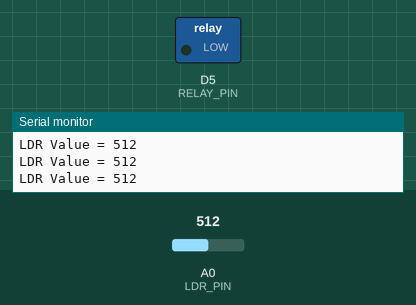
Simulated run of this sketch. Board: ESP8266 (NodeMCU). On the bench: switched loads named in the sketch (green lamp = pin HIGH), the last lines printed to the serial monitor. The test bench sets the inputs (shaded band); at power-on: A0 (LDR_PIN) = 512. WiFi joins after 1.5 s; servers stay silent unless stated.

Above: at 3.0 s.
3.1 s: A0 (LDR_PIN) set to 415
6.1 s: A0 (LDR_PIN) set to 387
At 6.7 s:
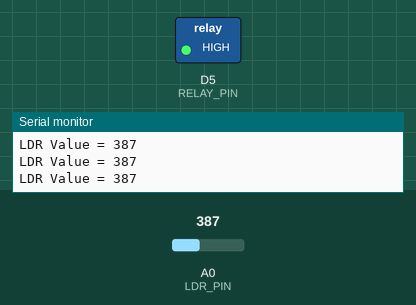
13.6 s: A0 (LDR_PIN) set to 410
At 15.0 s:
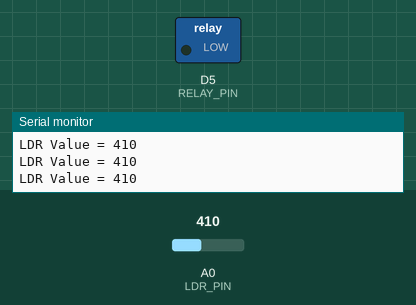
16.6 s: A0 (LDR_PIN) set to 390
At 16.9 s:
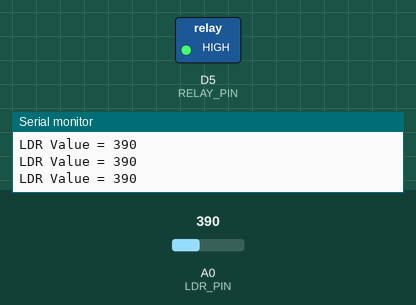
Timing chart, 0 to 19.6 s (numbered marks = the images above; inputs shaded):
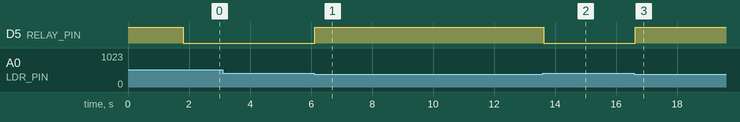

The sketch:

IoT_Street_Light.ino
```cpp
// (licence header left out)
// -------- Blynk Configuration (Keep Credentials Private) --------
#define BLYNK_TEMPLATE_ID   "YOUR_TEMPLATE_ID"
#define BLYNK_TEMPLATE_NAME "YOUR_TEMPLATE_NAME"
#define BLYNK_AUTH_TOKEN    "YOUR_AUTH_TOKEN"

#define BLYNK_PRINT Serial

// -------- Libraries --------
#include <ESP8266WiFi.h>
#include <BlynkSimpleEsp8266.h>

// -------- WiFi Credentials (Replace Before Upload) --------
char ssid[] = "YOUR_WIFI_NAME";
char pass[] = "YOUR_WIFI_PASSWORD";

// -------- Pin Definitions --------
const int LDR_PIN   = A0;   // LDR connected to analog pin
const int RELAY_PIN = D5;   // Relay controlling street light

// -------- Relay Logic (Active LOW) --------
const int RELAY_ON  = LOW;
const int RELAY_OFF = HIGH;

// -------- Control Variables --------
bool manualMode = false;     // false = AUTO (LDR), true = MANUAL (Blynk)
int ldrThreshold = 400;      // Adjust based on light conditions

// Setup Function
void setup() {

  Serial.begin(9600);

  pinMode(RELAY_PIN, OUTPUT);
  digitalWrite(RELAY_PIN, RELAY_OFF);  // Ensure light OFF initially

  Blynk.begin(BLYNK_AUTH_TOKEN, ssid, pass);
}

// Main Loop
void loop() {

  Blynk.run();

  // -------- AUTO MODE (LDR Based Control) --------
  if (!manualMode) {

    int ldrValue = analogRead(LDR_PIN);

    Serial.print("LDR Value = ");
    Serial.println(ldrValue);

    if (ldrValue > ldrThreshold) {
      digitalWrite(RELAY_PIN, RELAY_ON);     // Dark → Light ON
      Blynk.virtualWrite(V1, 1);             // Sync app
    } else {
      digitalWrite(RELAY_PIN, RELAY_OFF);    // Bright → Light OFF
      Blynk.virtualWrite(V1, 0);             // Sync app
    }
  }
}


// Mode Control (Virtual Pin V0)
// 0 = AUTO MODE
// 1 = MANUAL MODE
BLYNK_WRITE(V0) {

  int mode = param.asInt();

  if (mode == 1) {
    manualMode = true;
    Serial.println("MODE: MANUAL");
  } else {
    manualMode = false;
    Serial.println("MODE: AUTO");
  }
}

// Relay Control (Virtual Pin V1)
// Works only in MANUAL MODE
BLYNK_WRITE(V1) {

  int relayState = param.asInt();

  if (manualMode) {

    if (relayState == 1) {
      digitalWrite(RELAY_PIN, RELAY_ON);
      Serial.println("Relay ON (Manual)");
    } else {
      digitalWrite(RELAY_PIN, RELAY_OFF);
      Serial.println("Relay OFF (Manual)");
    }

  } else {
    // Prevent manual override in AUTO mode
    Blynk.virtualWrite(V1, digitalRead(RELAY_PIN) == RELAY_ON ? 1 : 0);
  }
}
```

Measured:
- the behaviour switches between 401 and 400 on A0 (LDR_PIN) (found by bisection; images 0 and 1)
- after the input at 6.1 s, D5 (RELAY_PIN): LOW → HIGH at once
- after the input at 13.6 s, D5 (RELAY_PIN): HIGH → LOW at once
- after the input at 16.6 s, D5 (RELAY_PIN): LOW → HIGH at once
